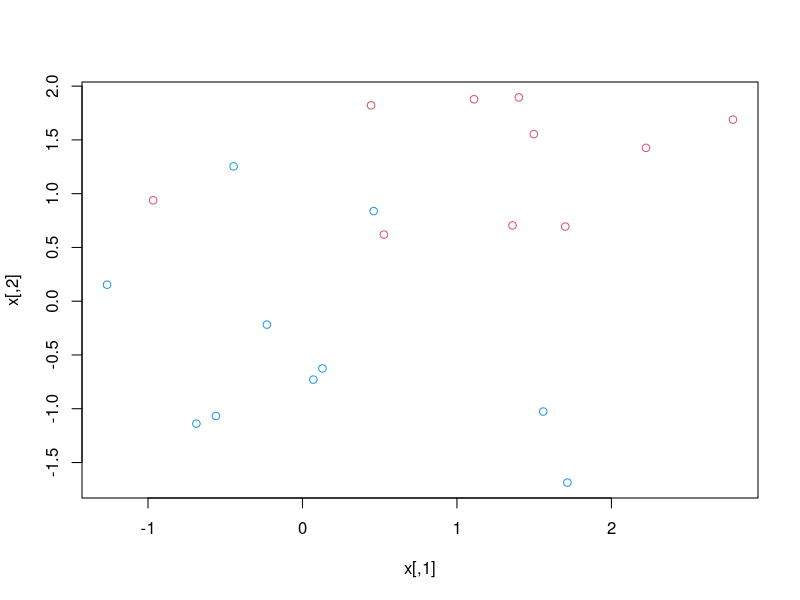
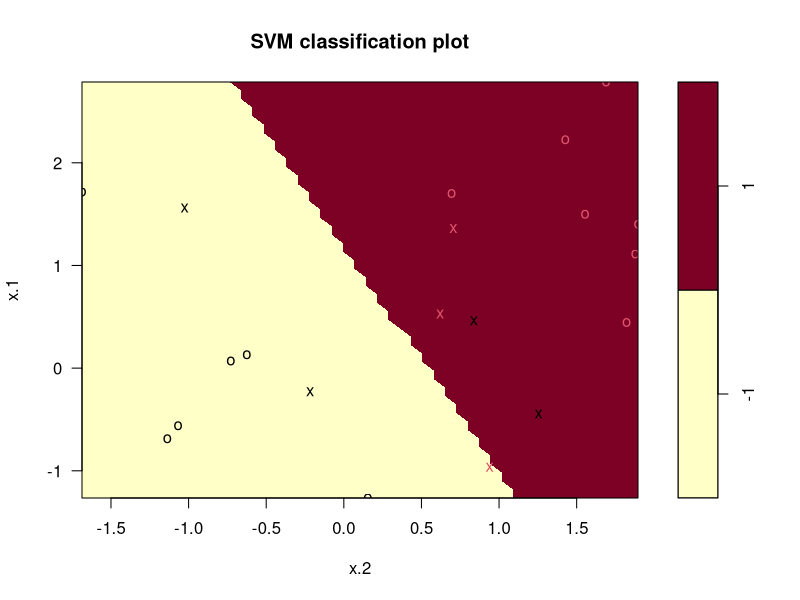
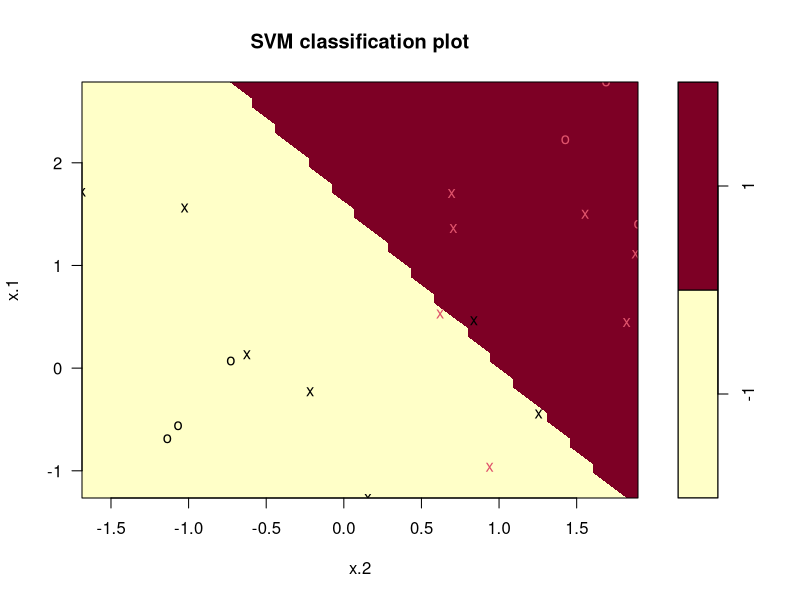

Here is the R script that generated these plots, in order:
# SVM : Iris Prediction
install.packages("e1071")
library(e1071)
set.seed(123)
x <- matrix(rnorm(20*2),ncol=2) # Normal distribution
y <- c(rep(-1,10),rep(1,10)) # Scatter
x[y==1, ] <-x[y==1, ] +1

plot(x, col=(3-y)) #

dataset <- data.frame(x=x,y=as.factor(y)) # Binary Classification as.factor(y)
str(dataset)

svm_fit <- svm(y ~ ., data=dataset, kernel='linear',cost=10 , scale = F) # cost Margin for learning The higher the cost, the wider the margin
svm_fit
plot(svm_fit, dataset)

attributes(svm_fit)
svm_fit$index # Check Vector
summary(svm_fit)

# Changing Cost
svm_fit <- svm(y ~ ., data=dataset, kernel='linear',cost=0.1 , scale = F) # cost 0.1
plot(svm_fit,dataset)
svm_fit$index # result: 14

# finding best cost - cross validation tune()
set.seed(123) # making Random Number
tune.out <-tune(svm, y ~., data = dataset, kernel='linear', range=list(cost=c(0.001,0.01,0.1,1.5,10,50)))
summary(tune.out) # best cost = 1.5

bestmod <-tune.out$best.model
bestmod
summary(bestmod)

# Prediction
xtest <- matrix(rnorm(20 * 2),ncol=2) # Sampling
ytest <- sample(c(-1,1),20,rep=T) # Sampling
xtest
ytest

xtest[ytest==1, ] <-xtest[ytest==1, ] +1
testda <- data.frame(x=xtest, y=as.factor(ytest))
testda


ypred <- predict(bestmod,testda)
table(예측값=ypred, 실제값=testda$y)
(5+10)/nrow(testda)


# Iris Dataset Prediction
model <- svm(Species ~., data=iris) #Species을 기준으로 분류
model # Support Vectors 만듦

pred <- predict(model, iris[,-5])
pred
table(pred,iris$Species) #교차분할표
(50 + 48 + 48) / nrow(iris)